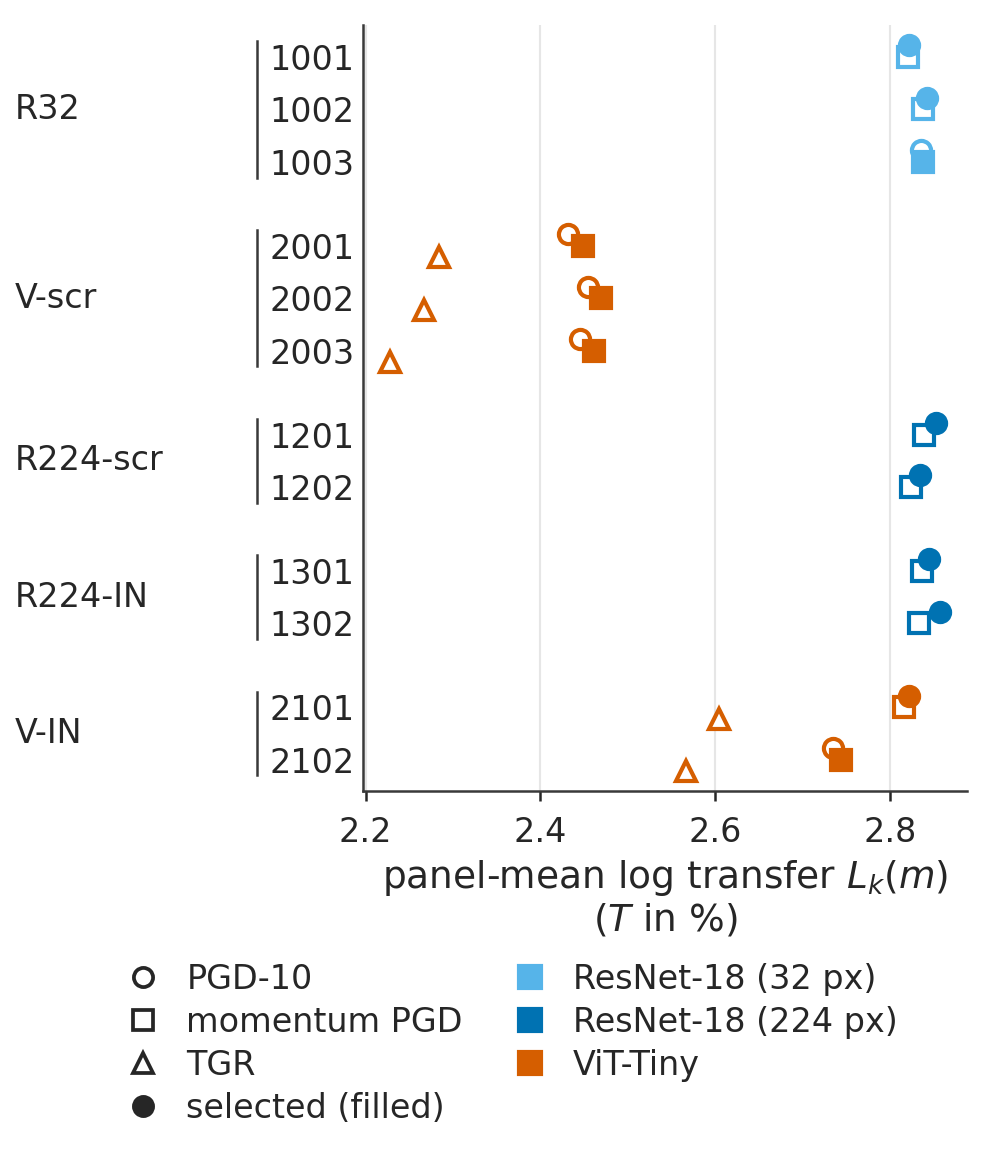

Python code for this plot:
#!/usr/bin/env python3
"""Attack side (B5): panel-mean log transfer L_k(m) of every source under each permitted attack
(brief 12, section 6.7).

Change log (degisiklik notu):
- 2026-10-31, hakem konseyi B14 (birlesik.md; mercek_sunum bulgu 3): x label gains the unit note
  "(T in %)" on a second line; L_k is the panel mean of log T_k with T in percent (03_methodology,
  "Rates enter the logarithm in percent"). Karar: "(T in %)" rather than the "(w in %)" of the
  report, because this axis carries transfer rates T, not the white-box rate w.
- 2026-10-31: width 3.358 in (= columnwidth of ieeeaccess.cls, see konsey_ortak.py).

One column (3.358 in). Rows are the twelve source models grouped by cell (R32, V-scr, R224-scr,
R224-IN, V-IN); x is the full-sample panel mean of log target-correct transfer S_tam under PGD-10
(circle), momentum PGD (square) and, for ViT sources only, TGR (triangle). Within a row the three
attacks are offset vertically so that near-equal values stay visible. A filled marker is the attack
chosen for that source by cross-fitted selection (both halves choose it); open markers were not
chosen. Colour is the source cell's architecture (same colours as every council figure).

Inputs (quarantine-safe): results/q1/konsey_ayrisim_b5.json (b5.birincil_C1-R32_V-scr.{kaynaklar.<m>.
{S_tam, S_pgd_yari, secilen_cift_tek, secilen_tam_orneklem}, G_PGD, R, V}, b5.betimsel.<pair>.kaynaklar,
b5.izinli), raporlar/konsey_2026-10-29/hucre_tablosu.json (modeller.<m>.hucre). Every drawn value is
compared with results/C1_REFERANS_FOYU.md lines 1620 and 1635-1648 before anything is written.

    docker exec -w /workspace adeb_eval python -B paper/figures/konsey/fig_attack_side.py
"""
import argparse
import sys
from pathlib import Path

sys.path.insert(0, str(Path(__file__).resolve().parent))
import konsey_ortak as K  # noqa: E402
import matplotlib.pyplot as plt  # noqa: E402
import matplotlib.transforms as mtransforms  # noqa: E402
from matplotlib.lines import Line2D  # noqa: E402

SCRIPT_REL = "paper/figures/konsey/fig_attack_side.py"
J5P = "results/q1/konsey_ayrisim_b5.json"
HTP = "raporlar/konsey_2026-10-29/hucre_tablosu.json"
CELL_ORDER = [("C1-R32", "R32", "r32"), ("V-scr", "V-scr", "vit"), ("R224-scr", "R224-scr", "r224"),
              ("R224-IN", "R224-IN", "r224"), ("V-IN", "V-IN", "vit")]
FOY_ROW0 = 1635  # first per-source row (ResNet18_AT_s1001); rows run to 1646
ATK = [("pgd", "PGD-10", "o", -0.22), ("mi", "momentum PGD", "s", 0.0), ("tgr", "TGR", "^", 0.22)]


def main():
    ap = argparse.ArgumentParser(description=__doc__.splitlines()[0])
    ap.add_argument("--name", default="fig_attack_side")
    ap.add_argument("--width-in", type=float, default=K.SINGLE_IN)
    ap.add_argument("--height-in", type=float, default=3.85)
    ap.add_argument("--dpi", type=int, default=300)
    ap.add_argument("--seed", type=int, default=0, help="no randomness; kept for the log")
    args = ap.parse_args()

    J5, HT = K.load_json(J5P), K.load_json(HTP)
    foy = K.Foy()
    hucre = {m: v["hucre"] for m, v in K.dig(HT, "modeller").items()}
    B = K.dig(J5, "b5.birincil_C1-R32_V-scr")
    src = dict(K.dig(B, "kaynaklar"))
    for pair, v in K.dig(J5, "b5.betimsel").items():
        for m, s in v["kaynaklar"].items():
            if m in src:
                foy.esit(f"{m} S_tam.pgd: betimsel[{pair}] == birincil", s["S_tam"]["pgd"], src[m]["S_tam"]["pgd"], 0.0,
                         "same source record in primary and descriptive blocks")
            else:
                src[m] = s
    izinli = K.dig(J5, "b5.izinli")
    rows = []  # (model, cell label, colour key)
    for cell, lab, ck in CELL_ORDER:
        ms = sorted(m for m in src if hucre.get(m) == cell)
        if not ms:
            K.fail(f"no sources in cell {cell}")
        rows += [(m, lab, ck, cell) for m in ms]
    if len(rows) != len(src):
        K.fail(f"{len(src) - len(rows)} sources not placed in a cell group")
    # foy: each source row (order in the sheet is not assumed; the anchor carries model and cell)
    lines = {}
    for n in range(FOY_ROW0, FOY_ROW0 + len(rows)):
        t = foy.lines[n - 1]
        for m, _, _, cell in rows:
            if t.startswith(f"| {m} | {cell} |"):
                lines[m] = n
    if len(lines) != len(rows):
        K.fail(f"foy rows {FOY_ROW0}-{FOY_ROW0 + len(rows) - 1} do not cover all sources: {sorted(set(src) - set(lines))}")
    sel = {}
    for m, _, _, cell in rows:
        s = src[m]
        anc = f"| {m} | {cell} |"
        fam = "ViT" if cell.startswith("V-") else "CNN"
        if sorted(s["S_tam"]) != sorted(izinli[fam]):
            K.fail(f"{m}: attacks {sorted(s['S_tam'])} != permitted {izinli[fam]}")
        for a in s["S_tam"]:
            foy.kontrol(f"{m}.S_tam.{a}", s["S_tam"][a], lines[m], anc, 3)
        a1, a2 = s["secilen_cift_tek"]
        if a1 != a2:
            K.fail(f"{m}: the two halves select different attacks ({a1}, {a2}); filled-marker rule undefined")
        sel[m] = a1
        foy.metin(f"{m} selection", f"{anc} {a1} / {a2} | {s['secilen_tam_orneklem']} |", lines[m], anc)
    n_tgr = sum(1 for m, _, _, cell in rows if cell.startswith("V-") and sel[m] == "tgr")
    n_vit = sum(1 for m, _, _, cell in rows if cell.startswith("V-"))
    foy.metin("TGR selected count", f"secildigi kaynak sayisi: {n_tgr} / {n_vit} ViT kaynagi", 1648, "TGR'nin en iyi")
    R, V = K.dig(B, "R"), K.dig(B, "V")
    gp = sum(src[m]["S_pgd_yari"] for m in R) / len(R) - sum(src[m]["S_pgd_yari"] for m in V) / len(V)
    foy.esit("G_PGD == mean_R S_pgd_yari - mean_V S_pgd_yari", gp, K.dig(B, "G_PGD"), 1e-9, "gap definition")
    foy.kontrol("G_PGD", K.dig(B, "G_PGD"), 1620, "| G_PGD (log birimi", 4)
    foy_sonuc = foy.bitir()

    # ---- figure ----
    K.style(args.seed)
    W, H = args.width_in, args.height_in
    fig = plt.figure(figsize=(W, H))
    fig.patch.set_facecolor("white")
    ax = fig.add_axes([0.36, 0.315, 0.60, 0.663])  # 2026-10-31: room for the two-line x label (B14)
    ypos, y, prev = {}, 0.0, None
    centres = []
    for m, lab, ck, cell in rows:
        if prev is not None and cell != prev:
            y += 0.6
        ypos[m] = y
        prev = cell
        y += 1.0
    cizilen = {}
    for m, lab, ck, cell in rows:
        for a, alab, mk, dy in ATK:
            if a not in src[m]["S_tam"]:
                continue
            v = src[m]["S_tam"][a]
            filled = sel[m] == a
            ax.plot([v], [ypos[m] + dy], ls="none", marker=mk, ms=4.6, mec=K.COL[ck], mew=1.0,
                    mfc=K.COL[ck] if filled else "white", zorder=4 if filled else 3)
            cizilen.setdefault(m, {"hucre": cell, "secilen": sel[m]})[a] = round(v, 6)
    for cell, lab, ck in CELL_ORDER:
        ys = [ypos[m] for m, _, _, c in rows if c == cell]
        centres.append(((min(ys) + max(ys)) / 2, lab, min(ys), max(ys)))
    ax.set_yticks([ypos[m] for m, *_ in rows])
    ax.set_yticklabels([m.rsplit("_s", 1)[-1] for m, *_ in rows])
    ax.set_ylim(y - 0.4, -0.6)
    tr = mtransforms.blended_transform_factory(fig.transFigure, ax.transData)
    for yc, lab, y0, y1 in centres:
        fig.text(0.015, yc, lab, transform=tr, ha="left", va="center", fontsize=8)
        ax.plot([-0.175, -0.175], [y0 - 0.3, y1 + 0.3], transform=mtransforms.blended_transform_factory(ax.transAxes, ax.transData),
                color=K.EDGE, lw=0.6, clip_on=False)
    ax.set_xlabel(r"panel-mean log transfer $L_k(m)$" + "\n" + r"($T$ in %)", labelpad=2, linespacing=1.15)  # B14
    ax.tick_params(axis="y", length=0, pad=2)
    ax.grid(axis="x", color="#e6e6e6", lw=0.5, zorder=0)
    for sp in ("top", "right"):
        ax.spines[sp].set_visible(False)
    ax.xaxis.set_major_locator(plt.MultipleLocator(0.2))
    hs = [Line2D([], [], ls="none", marker=mk, ms=4.6, mfc="white", mec=K.INK, mew=0.9, label=alab)
          for _, alab, mk, _ in ATK]
    hs.append(Line2D([], [], ls="none", marker="o", ms=4.6, mfc=K.INK, mec=K.INK, mew=0.9, label="selected (filled)"))
    hs += [Line2D([], [], ls="none", marker="s", ms=5.5, mfc=K.COL[k], mec=K.COL[k], label=l)
           for k, l in (("r32", "ResNet-18 (32 px)"), ("r224", "ResNet-18 (224 px)"), ("vit", "ViT-Tiny"))]
    fig.legend(handles=hs, loc="lower center", bbox_to_anchor=(0.5, 0.0), ncol=2, frameon=False, handletextpad=0.3,
               columnspacing=1.0, labelspacing=0.3)

    min_pt = K.layout_checks(fig)
    Rr = fig.canvas.get_renderer()
    if fig.legends[0].get_window_extent(Rr).overlaps(ax.get_tightbbox(Rr)):
        K.fail("legend overlaps the axes")
    out = K.OUTDIR
    pdf, png, moved = K.save(fig, out, args.name, args.dpi)
    okunan = {J5P: ["b5.birincil_C1-R32_V-scr.kaynaklar.<m>.{S_tam, S_pgd_yari, secilen_cift_tek, secilen_tam_orneklem}",
                    "b5.birincil_C1-R32_V-scr.{R, V, G_PGD}", "b5.betimsel.<pair>.kaynaklar.<m>", "b5.izinli"],
              HTP: ["modeller.<m>.hucre"]}
    kp = K.write_kanit(out, args.name, SCRIPT_REL, sys.argv[1:], [J5P, HTP], (W, H), args.dpi, min_pt, okunan, cizilen,
                       foy_sonuc,
                       ["every S_tam (12 sources x permitted attacks) vs foy 1635-1646 (3 dp), row found by model and cell",
                        "attack sets == b5.izinli per family; cross-fitted halves agree; selection text vs foy rows",
                        "TGR selected 0 of 5 ViT sources vs foy 1648",
                        "G_PGD recomputed from S_pgd_yari == JSON (1e-9) and vs foy 1620 (4 dp); not drawn",
                        "V-scr sources identical in primary and descriptive blocks",
                        "no text overlap, all text inside, >= 8 pt, legend clear of axes, no Type 3 font"],
                       ["Tick labels are seeds; group labels at left are cells.",
                        "Vertical offsets inside a row separate the attacks (PGD-10 above, momentum PGD centre, TGR below); "
                        "they carry no value."],
                       moved)
    print(f"written: {pdf}\nwritten: {png}\nwritten: {kp}")
    print(f"foy comparisons {foy_sonuc['karsilastirma_sayisi']}, all matched; min font {min_pt}")


if __name__ == "__main__":
    main()
